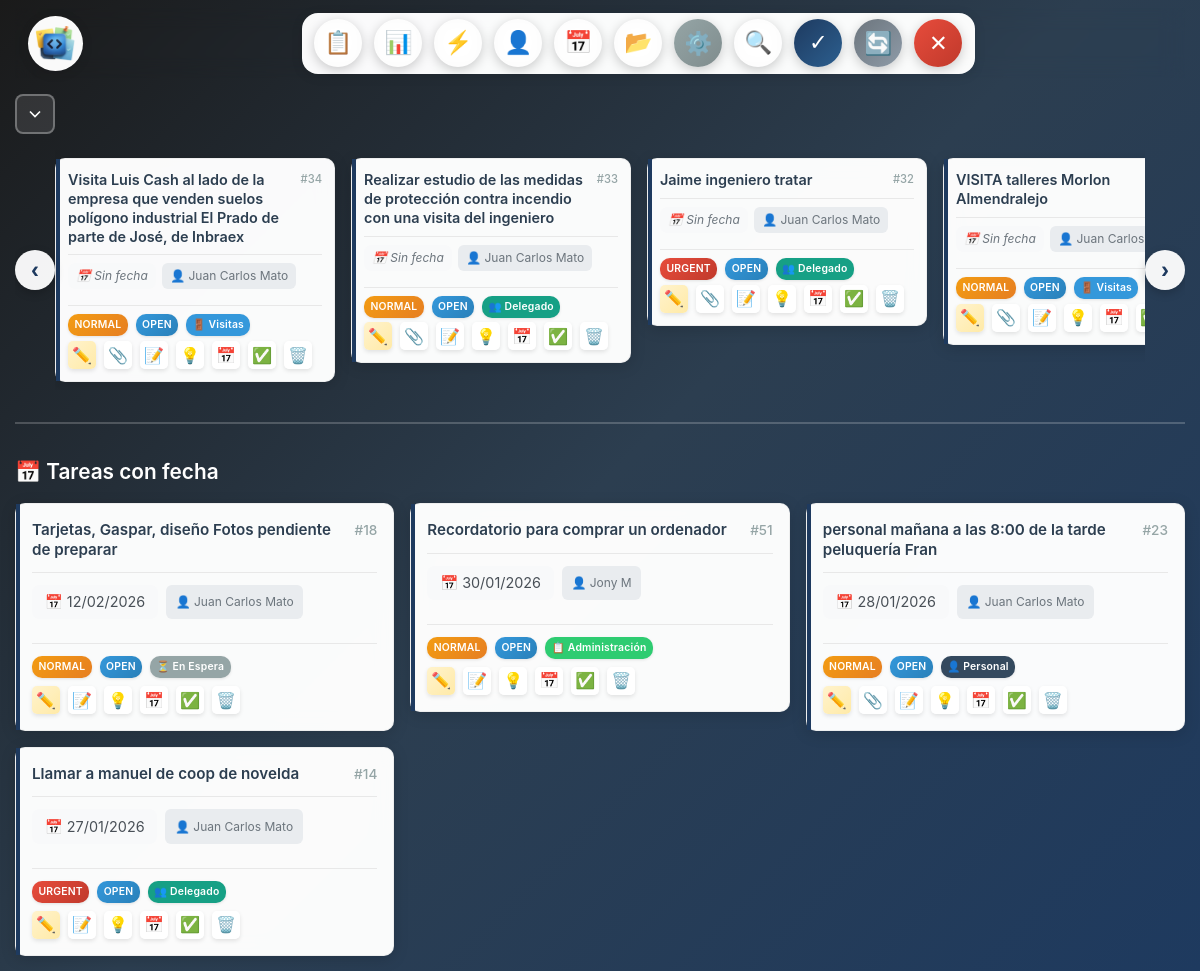
The page /admin/tasks (signed in) on the database as committed earlier.
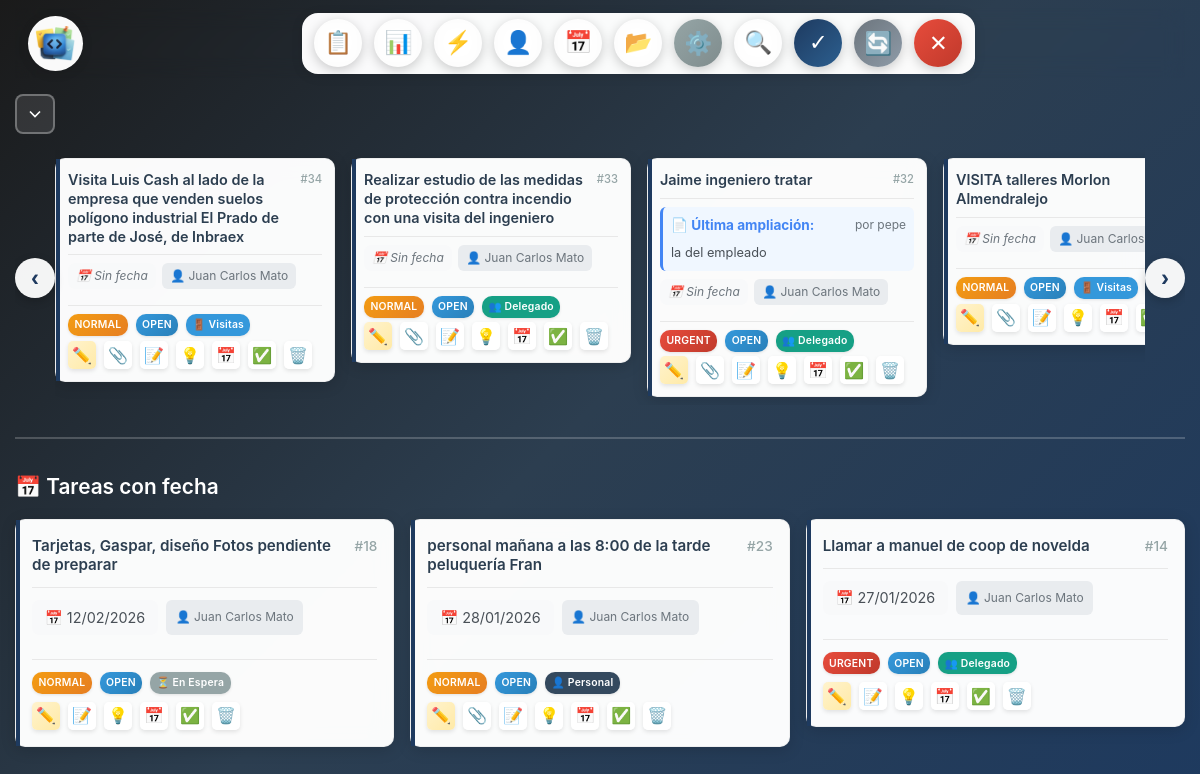
The same page on the database as committed later.
### tables this page shows
CREATE TABLE "tasks" (
                            id INTEGER PRIMARY KEY AUTOINCREMENT,
                            user_id INTEGER NOT NULL,
                            user_name TEXT,
                            title TEXT NOT NULL,
                            description TEXT,
                            status TEXT DEFAULT 'open' CHECK(status IN ('open', 'completed', 'cancelled', 'pending_approval')),
                            priority TEXT DEFAULT 'normal' CHECK(priority IN ('low', 'normal', 'high', 'urgent')),
                            task_date TIMESTAMP,
                            created_at TIMESTAMP DEFAULT CURRENT_TIMESTAMP,
                            updated_at TIMESTAMP DEFAULT CURRENT_TIMESTAMP,
                            client_id INTEGER,
                            client_name_raw TEXT,
                            category TEXT,
                            google_event_id TEXT,
                            google_event_link TEXT,
                            ampliacion TEXT,
                            ampliacion_user TEXT,
                            solution TEXT,
                            solution_user TEXT,
                            FOREIGN KEY (client_id) REFERENCES clients(id) ON DELETE SET NULL
                        );

CREATE TABLE categories (
                id INTEGER PRIMARY KEY AUTOINCREMENT,
                name TEXT NOT NULL UNIQUE,
                icon TEXT NOT NULL,
                color TEXT NOT NULL DEFAULT '#3498db',
                display_name TEXT,
                created_at TIMESTAMP DEFAULT CURRENT_TIMESTAMP,
                updated_at TIMESTAMP DEFAULT CURRENT_TIMESTAMP
            );

CREATE TABLE task_ampliaciones_history (
                id INTEGER PRIMARY KEY AUTOINCREMENT,
                task_id INTEGER NOT NULL,
                ampliacion_text TEXT NOT NULL,
                user_name TEXT NOT NULL,
                user_id INTEGER,
                created_at TIMESTAMP DEFAULT CURRENT_TIMESTAMP,
                FOREIGN KEY (task_id) REFERENCES tasks(id) ON DELETE CASCADE
            );

### app.py (the view, shortened to what this page needs)
@app.route('/admin/tasks')
@login_required
def tasks():
    from datetime import datetime
    current_user = get_current_user()
    if not current_user:
        return redirect(url_for('login'))
    status = request.args.get('status', 'open')  # Por defecto mostrar tareas abiertas
    priority = request.args.get('priority', 'all')
    category = request.args.get('category', 'all')
    user_id = request.args.get('user_id', type=int)
    task_date = request.args.get('task_date', '')
    view_mode = request.args.get('view_mode', 'list')
    search_query_raw = request.args.get('search', '').strip()
    search_query = search_query_raw.lower()
    week_offset = request.args.get('week_offset', type=int, default=0)  # Offset de semanas (0 = semana actual)
    db = database.db
    tasks_list = db.get_tasks()
    if current_user.get('is_master'):
        categories_list = db.get_all_categories()  # Master ve todas las categorías
    else:
        allowed_category_names = db.get_user_categories(current_user['id'])
        all_categories = db.get_all_categories()
        categories_list = [cat for cat in all_categories if cat.get('name') in allowed_category_names]
    if not current_user.get('is_master'):
        allowed_categories = db.get_user_categories(current_user['id'])
        tasks_list = [t for t in tasks_list if not t.get('category') or t.get('category') in allowed_categories]
    if status != 'all':
        tasks_list = [t for t in tasks_list if t['status'] == status]
    if priority != 'all':
        tasks_list = [t for t in tasks_list if t['priority'] == priority]
    if category != 'all':
        tasks_list = [t for t in tasks_list if t.get('category') == category]
    if user_id:
        tasks_list = [t for t in tasks_list if t['user_id'] == user_id]
    clients = db.get_all_clients()
    users = {}
    for task in tasks_list:
        user_id = task['user_id']
        if user_id not in users:
            users[user_id] = task.get('user_name', f'Usuario {user_id}')
    if not status or status == '':
        status = 'open'
    tasks_with_date = []
    tasks_without_date = []
    for task in tasks_list:
        if task.get('task_date'):
            tasks_with_date.append(task)
        else:
            tasks_without_date.append(task)
    tasks_with_date.sort(key=lambda x: x.get('task_date', '') or '', reverse=True)
    for task in tasks_with_date:
        task['images'] = db.get_task_images(task['id'])
        last_ampliacion = db.get_last_ampliacion(task['id'])
        if last_ampliacion:
            task['last_ampliacion'] = {
                'text': last_ampliacion.get('ampliacion_text', ''),
                'user_name': last_ampliacion.get('user_name', ''),
                'created_at': last_ampliacion.get('created_at', '')
            }
        else:
            task['last_ampliacion'] = None
    for task in tasks_without_date:
        task['images'] = db.get_task_images(task['id'])
        last_ampliacion = db.get_last_ampliacion(task['id'])
        if last_ampliacion:
            task['last_ampliacion'] = {
                'text': last_ampliacion.get('ampliacion_text', ''),
                'user_name': last_ampliacion.get('user_name', ''),
                'created_at': last_ampliacion.get('created_at', '')
            }
        else:
            task['last_ampliacion'] = None
    tasks_by_weekday = {}
    week_dates = {}  # Fechas exactas de cada día de la semana
    return render_template(
        'tasks.html',
        tasks_with_date=tasks_with_date,
        tasks_without_date=tasks_without_date,
        tasks_by_weekday=tasks_by_weekday,
        week_dates=week_dates,
        week_offset=week_offset,
        clients=clients,
        users=users,
        current_status=status,
        current_priority=priority,
        current_category=category,
        current_user_id=user_id,
        current_task_date=task_date,
        current_search=search_query_raw,
        view_mode=view_mode,
        categories=categories_list,
        current_user=current_user
    )

### templates/tasks.html (shortened to what the changed rows need)
{% extends "base.html" %}
{% block content %}
<div class="tasks-list">
    {% if tasks_without_date %}
    <div class="no-date-section" style="margin-bottom: 2rem;">
        <div class="tasks-slider" id="noDateSlider" style="display: block;">
            <div class="slider-container">
                <div class="slider-track">
                    {% for task in tasks_without_date %}
                    <div class="task-card-slide" draggable="true" data-task-id="{{ task.id }}" data-task-title="{{ task.title|e }}">
                        {% include 'task_card.html' %}
                    </div>
                    {% endfor %}
                </div>
            </div>
        </div>
    </div>
    {% endif %}
    {% if view_mode == 'calendar' %}
    <div class="calendar-view">
        <div class="weekly-calendar">
            <button type="button" class="calendar-arrow calendar-arrow-left" onclick="navegarSemana({{ week_offset - 1 }})" title="Semana anterior">
                ←
            </button>
            {% set week_days = [
                ('Lunes', 'Monday'),
                ('Martes', 'Tuesday'),
                ('Miércoles', 'Wednesday'),
                ('Jueves', 'Thursday'),
                ('Viernes', 'Friday'),
                ('Sábado', 'Saturday'),
                ('Domingo', 'Sunday')
            ] %}
            {% for day_name, day_key in week_days %}
            <div class="calendar-day {% if day_key == 'Saturday' or day_key == 'Sunday' %}calendar-day-weekend{% endif %}"
                 data-day-key="{{ day_key }}"
                 {% if week_dates and week_dates.get(day_key) %}data-day-date="{{ week_dates[day_key].strftime('%Y-%m-%d') }}"{% endif %}>
                <div class="calendar-day-header">
                    <h4>{{ day_name }}</h4>
                    {% if week_dates and week_dates.get(day_key) %}
                        <div class="calendar-day-date">{{ week_dates[day_key].strftime('%d/%m/%Y') }}</div>
                    {% endif %}
                </div>
                <div class="calendar-day-tasks">
                    {% if tasks_by_weekday and tasks_by_weekday.get(day_key) %}
                        {% for task in tasks_by_weekday[day_key] %}
                            <div class="calendar-task-item" onclick="openEditTaskModal({{ task.id }})" title="Haz clic para editar">
                                <div class="calendar-task-title">{{ task.title }}</div>
                                {% if task.client_name_raw %}
                                <div class="calendar-task-client">{{ task.client_name_raw }}</div>
                                {% endif %}
                                <div class="calendar-task-meta">
                                    <span class="priority-badge priority-{{ task.priority }}">{{ task.priority }}</span>
                                    {% if task.category %}
                                    {% set category_obj = categories|selectattr('name', 'equalto', task.category)|first %}
                                    {% if category_obj %}
                                    <span class="category-badge category-{{ task.category }}" style="background: {{ category_obj.color }};">
                                        {{ category_obj.icon }} {{ category_obj.display_name or category_obj.name }}
                                    </span>
                                    {% else %}
                                    <span class="category-badge category-{{ task.category }}">{{ task.category }}</span>
                                    {% endif %}
                                    {% endif %}
                                </div>
                            </div>
                        {% endfor %}
                    {% endif %}
                </div>
            </div>
            {% endfor %}
            <button type="button" class="calendar-arrow calendar-arrow-right" onclick="navegarSemana({{ week_offset + 1 }})" title="Semana siguiente">
                →
            </button>
            {% if week_offset != 0 %}
            <button type="button" class="calendar-arrow calendar-arrow-center" onclick="navegarSemana(0)" title="Semana actual">
                📅
            </button>
            {% endif %}
        </div>
    </div>
    {% else %}
    {% if tasks_with_date %}
    <div class="with-date-section">
        <div class="tasks-grid">
            {% for task in tasks_with_date %}
                {% include 'task_card.html' %}
            {% endfor %}
        </div>
    </div>
    {% endif %}
    {% endif %}
</div>
{% endblock %}

### templates/task_card.html (shortened to what the changed rows need)
<div class="task-card">
    <div class="task-card-header">
        <h3 class="task-card-title">{{ task.title }}</h3>
        <span class="task-card-id">#{{ task.id }}</span>
    </div>
    <div class="task-card-body">
        {% if task.last_ampliacion %}
        <div class="task-ampliacion" style="margin-bottom: 1rem; padding: 0.75rem; background: #f0f7ff; border-radius: 6px; border-left: 3px solid #4285F4;">
            <div style="display: flex; justify-content: space-between; align-items: center; margin-bottom: 0.5rem;">
                <strong style="color: #4285F4; font-size: 0.85rem;">📄 Última ampliación:</strong>
                {% if task.last_ampliacion.user_name %}
                <span style="color: #6c757d; font-size: 0.75rem;">por {{ task.last_ampliacion.user_name }}</span>
                {% endif %}
            </div>
            <p style="margin: 0; color: #495057; font-size: 0.9rem; white-space: pre-wrap;">{{ task.last_ampliacion.text }}</p>
        </div>
        {% endif %}
        <div class="task-card-meta">
            {% if task.task_date %}
            <span class="task-card-date">
                📅 {{ task.task_date|format_date }}
            </span>
            {% else %}
            <span class="task-card-date" style="color: #6c757d; font-style: italic;">
                📅 Sin fecha
            </span>
            {% endif %}
            <span class="task-card-user">
                👤 {{ task.user_name or ('Usuario ' + task.user_id|string) }}
            </span>
        </div>
    </div>
    <div class="task-card-footer">
        <div class="task-card-actions">
            <div style="display: flex; gap: 0.5rem; flex-wrap: wrap; align-items: center;">
                <span class="priority-badge priority-{{ task.priority }}">
                    {{ task.priority }}
                </span>
                <span class="status-badge status-{{ task.status }}">
                    {{ task.status }}
                </span>
                {% if task.category %}
                {% set category_obj = categories|selectattr('name', 'equalto', task.category)|first %}
                {% if category_obj %}
                <span class="category-badge category-{{ task.category }}" style="background: {{ category_obj.color }};">
                    {{ category_obj.icon }} {{ category_obj.display_name or category_obj.name }}
                </span>
                {% else %}
                <span class="category-badge category-{{ task.category }}">{{ task.category }}</span>
                {% endif %}
                {% endif %}
            </div>
            <div class="action-buttons-row">
                <button type="button" class="btn-action-icon btn-edit-icon" onclick="openEditTaskModal({{ task.id }})" title="Editar tarea">
                    ✏️
                </button>
                {% if task.images and task.images|length > 0 %}
                <button type="button" class="btn-action-icon btn-images-icon" onclick="openTaskImages({{ task.id }}, {{ task.images|tojson|e }})" title="Ver imágenes adjuntas ({{ task.images|length }})">
                    📎
                </button>
                {% endif %}
                <button type="button" class="btn-action-icon btn-ampliar-icon" data-task-id="{{ task.id }}" data-task-title="{{ task.title|e }}" onclick="openAmpliarModalFromButton(this)" title="Ampliar tarea">
                    📝
                </button>
                <button type="button" class="btn-action-icon btn-solution-icon" data-task-id="{{ task.id }}" data-task-title="{{ task.title|e }}" data-solution="{{ task.solution|tojson|e if task.solution else '' }}" onclick="openSolutionModalFromButton(this)" title="{% if task.solution %}Editar Solución{% else %}Añadir Solución{% endif %}">
                    💡
                </button>
                <button type="button" class="btn-action-icon btn-google-calendar-icon" onclick="return false;" title="Añadir a Google Calendar">
                    📅
                </button>
                {% if task.status == 'open' or task.status == 'pending_approval' %}
                <form method="POST" action="{{ url_for('complete_task', task_id=task.id) }}" style="display: inline;" onsubmit="return true;">
                    <button type="submit" class="btn-action-icon btn-success-icon" title="{% if task.status == 'pending_approval' %}Aprobar y completar tarea{% else %}Completar tarea{% endif %}">✅</button>
                </form>
                {% endif %}
                {% if current_user and current_user.is_master %}
                <form method="POST" action="{{ url_for('delete_task', task_id=task.id) }}" style="display: inline;" onsubmit="return confirm('¿Eliminar esta tarea?');">
                    <button type="submit" class="btn-action-icon btn-danger-icon" title="Eliminar tarea">🗑️</button>
                </form>
                {% endif %}
            </div>
        </div>
    </div>
</div>

Rows that differ between the two databases and show on the page:
removed tasks: title "Recordatorio para comprar un ordenador", id "51", task_date "30/01/2026", user_name "Jony M", priority "NORMAL", status "OPEN", category "administracion" (drawn), shown under "📅 Tareas con fecha"
no longer on this page (row unchanged): categories: icon "📋", display_name "Administración"
changed tasks "Jaime ingeniero tratar": last_ampliacion.user_name (not shown) → "pepe"; last_ampliacion.text (not shown) → "la del empleado"
